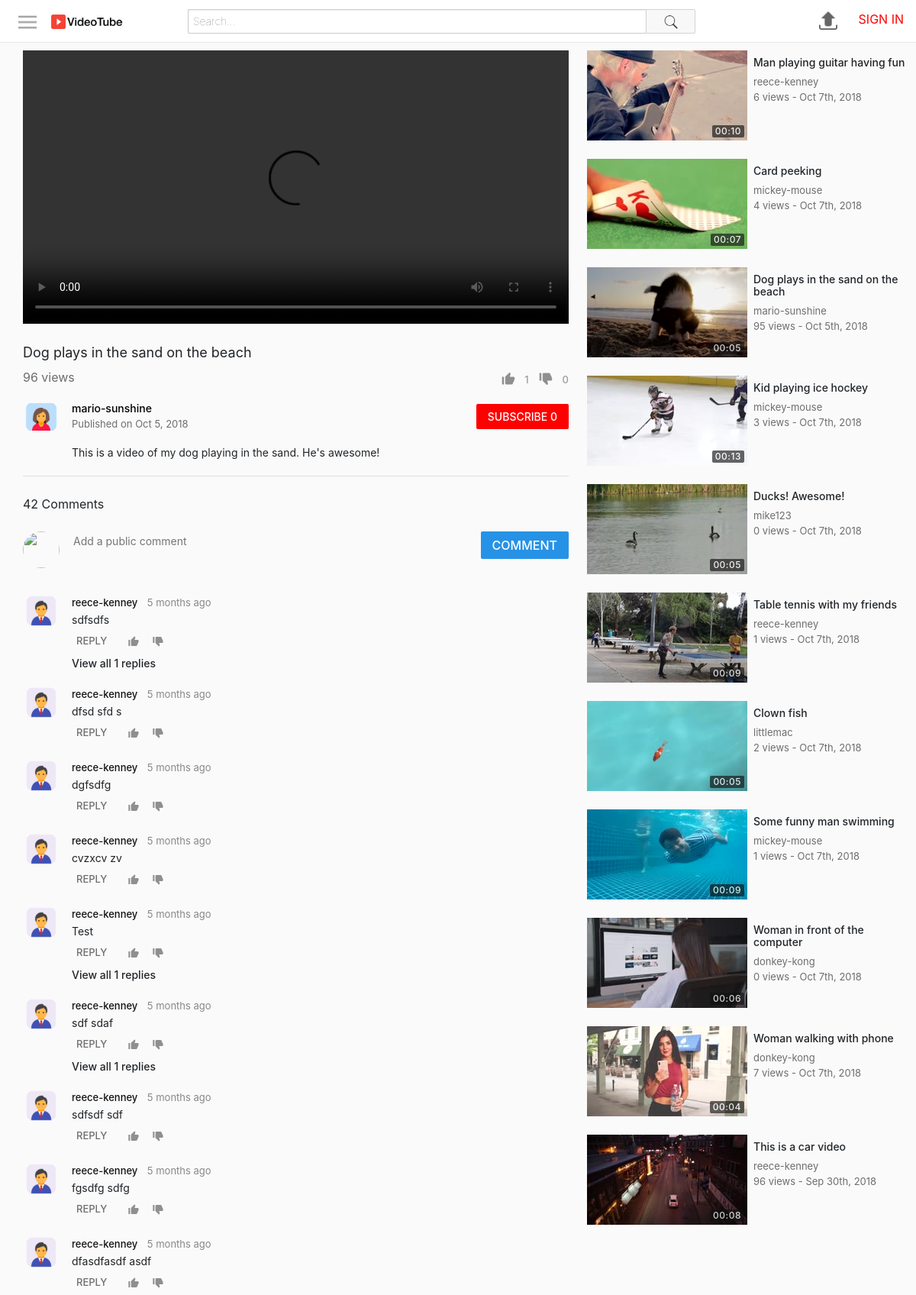
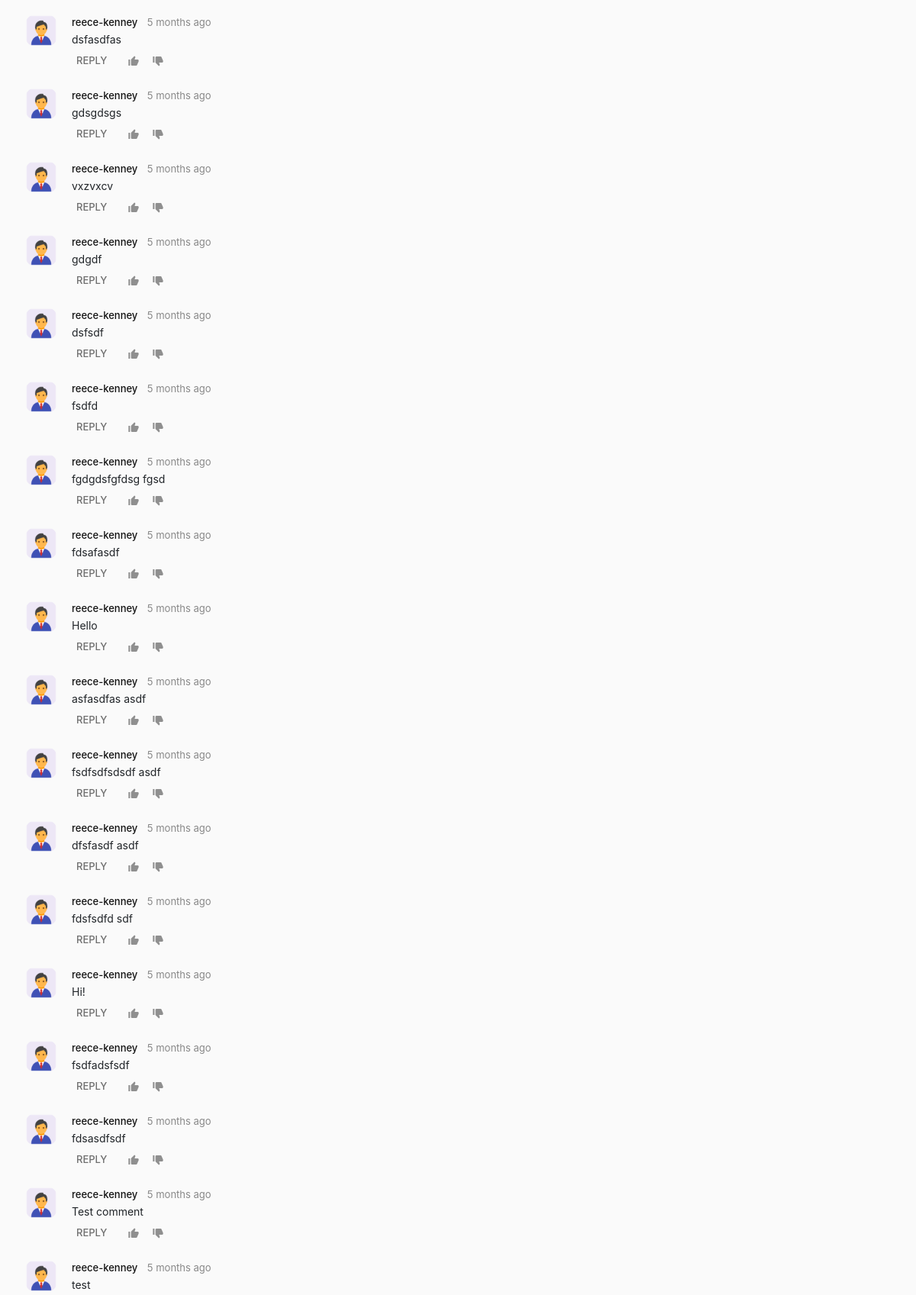
Screenshot of /watch.php?id=155 (upper part) with the database file from the repository (2 pictures, top to bottom).
### tables this page shows
CREATE TABLE `videos` (
  `id` int(11) NOT NULL,
  `uploadedBy` varchar(50) NOT NULL,
  `title` varchar(70) NOT NULL,
  `description` varchar(1000) NOT NULL,
  `privacy` int(11) NOT NULL,
  `filePath` varchar(250) NOT NULL,
  `category` int(11) NOT NULL,
  `uploadDate` datetime NOT NULL DEFAULT CURRENT_TIMESTAMP,
  `views` int(11) NOT NULL,
  `duration` varchar(10) NOT NULL
);

CREATE TABLE `users` (
  `id` int(11) NOT NULL,
  `firstName` varchar(25) NOT NULL,
  `lastName` varchar(25) NOT NULL,
  `username` varchar(25) NOT NULL,
  `email` varchar(100) NOT NULL,
  `password` varchar(255) NOT NULL,
  `signUpDate` datetime NOT NULL DEFAULT CURRENT_TIMESTAMP,
  `profilePic` varchar(255) NOT NULL
);

CREATE TABLE `comments` (
  `id` int(11) NOT NULL,
  `postedBy` varchar(50) NOT NULL,
  `videoId` int(11) NOT NULL,
  `responseTo` int(11) NOT NULL,
  `body` text NOT NULL,
  `datePosted` datetime NOT NULL DEFAULT CURRENT_TIMESTAMP
);

CREATE TABLE `thumbnails` (
  `id` int(11) NOT NULL,
  `videoId` int(11) NOT NULL,
  `filePath` varchar(250) NOT NULL,
  `selected` int(11) NOT NULL
);

### assets/includes/classes/ButtonProvider.php (the view, shortened to what the rows shown need)
<?php
class ButtonProvider {
    public static $signInFunction = "notSignedIn()";
    public static function createLink($link) {
        return User::isLoggedIn() ? $link : ButtonProvider::$signInFunction;
    }
    public static function createButton($text, $imageSrc, $action, $class) {
        $image = ($imageSrc == null) ? "" : "<img src='$imageSrc'>";
        $action  = ButtonProvider::createLink($action);
        return "<button class='$class' onclick='$action'>
                    $image
                    <span class='text'>$text</span>
                </button>";
    }
    public static function createUserProfileButton($con, $username) {
        $userObj = new User($con, $username);
        $profilePic = $userObj->getProfilePic();
        $link = "profile.php?username=$username";
        return "<a href='$link'>
                    <img src='$profilePic' class='profilePicture'>
                </a>";
    }
    public static function createSubscriberButton($con, $userToObj, $userLoggedInObj) {
        $userTo = $userToObj->getUsername();
        $userLoggedIn = $userLoggedInObj->getUsername();
        $isSubscribedTo = $userLoggedInObj->isSubscribedTo($userTo);
        $buttonText = $isSubscribedTo ? "SUBSCRIBED" : "SUBSCRIBE";
        $buttonText .= " " . $userToObj->getSubscriberCount();
        $buttonClass = $isSubscribedTo ? "unsubscribe button" : "subscribe button";
        $action = "subscribe(\"$userTo\", \"$userLoggedIn\", this)";
        $button = ButtonProvider::createButton($buttonText, null, $action, $buttonClass);
        return "<div class='subscribeButtonContainer'>
                    $button
                </div>";
    }
}
?>

### assets/includes/classes/VideoInfoSection.php
<?php
require_once("includes/classes/VideoInfoControls.php");
class VideoInfoSection {
    private $con, $video, $userLoggedInObj;
    public function __construct($con, $video, $userLoggedInObj) {
        $this->con = $con;
        $this->video = $video;
        $this->userLoggedInObj = $userLoggedInObj;
    }
    public function create() {
        return $this->createPrimaryInfo() . $this->createSecondaryInfo();
    }
    private function createPrimaryInfo() {
        $title = $this->video->getTitle();
        $views = $this->video->getViews();
        $videoInfoControls = new VideoInfoControls($this->video, $this->userLoggedInObj);
        $controls = $videoInfoControls->create();
        return "<div class='videoInfo'>
                    <h1>$title</h1>
                    <div class='bottomSection'>
                        <span class='viewCount'>$views views</span>
                        $controls
                    </div>
                </div>";
    }
    private function createSecondaryInfo() {
        $description = $this->video->getDescription();
        $uploadDate = $this->video->getUploadDate();
        $uploadedBy = $this->video->getUploadedBy();
        $profileButton = ButtonProvider::createUserProfileButton($this->con, $uploadedBy);
        if($uploadedBy == $this->userLoggedInObj->getUsername()) {
            $actionButton = ButtonProvider::createEditVideoButton($this->video->getId());
        }
        else {
            $userToObject = new User($this->con, $uploadedBy);
            $actionButton = ButtonProvider::createSubscriberButton($this->con, $userToObject, $this->userLoggedInObj);
        }
        return "<div class='secondaryInfo'>
                    <div class='topRow'>
                        $profileButton
                        <div class='uploadInfo'>
                            <span class='owner'>
                                <a href='profile.php?username=$uploadedBy'>
                                    $uploadedBy
                                </a>
                            </span>
                            <span class='date'>Published on $uploadDate</span>
                        </div>
                        $actionButton
                    </div>
                    <div class='descriptionContainer'>
                        $description
                    </div>
                </div>";
    }
}
?>

### assets/includes/classes/CommentSection.php
<?php
class CommentSection {
    private $con, $video, $userLoggedInObj;
    public function __construct($con, $video, $userLoggedInObj) {
        $this->con = $con;
        $this->video = $video;
        $this->userLoggedInObj = $userLoggedInObj;
    }
    public function create() {
        return $this->createCommentSection();
    }
    private function createCommentSection() {
        $numComments = $this->video->getNumberOfComments();
        $postedBy = $this->userLoggedInObj->getUsername();
        $videoId = $this->video->getId();
        $profileButton = ButtonProvider::createUserProfileButton($this->con, $postedBy);
        $commentAction = "postComment(this, \"$postedBy\", $videoId, null, \"comments\")";
        $commentButton = ButtonProvider::createButton("COMMENT", null, $commentAction, "postComment");
        $comments = $this->video->getComments();
        $commentItems = "";
        foreach($comments as $comment) {
            $commentItems .= $comment->create();
        }
        return "<div class='commentSection'>
                    <div class='header'>
                        <span class='commentCount'>$numComments Comments</span>
                        <div class='commentForm'>
                            $profileButton
                            <textarea class='commentBodyClass' placeholder='Add a public comment'></textarea>
                            $commentButton
                        </div>
                    </div>
                    <div class='comments'>
                        $commentItems
                    </div>
                </div>";
    }
}
?>

### assets/includes/classes/Comment.php (shortened to what the rows shown need)
<?php
require_once("ButtonProvider.php");
require_once("CommentControls.php");
class Comment {
    private $con, $sqlData, $userLoggedInObj, $videoId;
    public function __construct($con, $input, $userLoggedInObj, $videoId) {
        $this->sqlData = $input;
        $this->con = $con;
        $this->userLoggedInObj = $userLoggedInObj;
        $this->videoId = $videoId;
    }
    public function create() {
        $id = $this->sqlData["id"];
        $videoId = $this->getVideoId();
        $body = $this->sqlData["body"];
        $postedBy = $this->sqlData["postedBy"];
        $profileButton = ButtonProvider::createUserProfileButton($this->con, $postedBy);
        $timespan = $this->time_elapsed_string($this->sqlData["datePosted"]);
        $commentControlsObj = new CommentControls($this->con, $this, $this->userLoggedInObj);
        $commentControls = $commentControlsObj->create();
        $numResponses = $this->getNumberOfReplies();
        if($numResponses > 0) {
            $viewRepliesText = "<span class='repliesSection viewReplies' onclick='getReplies($id, this, $videoId)'>
                                    View all $numResponses replies</span>";
        }
        else {
            $viewRepliesText = "<div class='repliesSection'></div>";
        }
        return "<div class='itemContainer'>
                    <div class='comment'>
                        $profileButton
                        <div class='mainContainer'>
                            <div class='commentHeader'>
                                <a href='profile.php?username=$postedBy'>
                                    <span class='username'>$postedBy</span>
                                </a>
                                <span class='timestamp'>$timespan</span>
                            </div>
                            <div class='body'>
                                $body
                            </div>
                        </div>
                    </div>
                    $commentControls
                    $viewRepliesText
                </div>";
    }
    public function getNumberOfReplies() {
        $query = $this->con->prepare("SELECT count(*) FROM comments WHERE responseTo=:responseTo");
        $query->bindParam(":responseTo", $id);
        $id = $this->sqlData["id"];
        $query->execute();
        return $query->fetchColumn();
    }
    function time_elapsed_string($datetime, $full = false) {
        $now = new DateTime;
        $ago = new DateTime($datetime);
        $diff = $now->diff($ago);
        $diff->w = floor($diff->d / 7);
        $diff->d -= $diff->w * 7;
        $string = array(
            'y' => 'year',
            'm' => 'month',
            'w' => 'week',
            'd' => 'day',
            'h' => 'hour',
            'i' => 'minute',
            's' => 'second',
        );
        foreach ($string as $k => &$v) {
            if ($diff->$k) {
                $v = $diff->$k . ' ' . $v . ($diff->$k > 1 ? 's' : '');
            } else {
                unset($string[$k]);
            }
        }
        if (!$full) $string = array_slice($string, 0, 1);
        return $string ? implode(', ', $string) . ' ago' : 'just now';
    }
    public function getId() {
        return $this->sqlData["id"];
    }
    public function getVideoId() {
        return $this->videoId;
    }
    public function wasLikedBy() {
        $query = $this->con->prepare("SELECT * FROM likes WHERE username=:username AND commentId=:commentId");
        $query->bindParam(":username", $username);
        $query->bindParam(":commentId", $id);
        $query->execute();
        return $query->rowCount() > 0;
    }
    public function wasDislikedBy() {
        $query = $this->con->prepare("SELECT * FROM dislikes WHERE username=:username AND commentId=:commentId");
        $query->bindParam(":username", $username);
        $query->bindParam(":commentId", $id);
        $id = $this->getId();
        $query->execute();
        return $query->rowCount() > 0;
    }
    public function getLikes() {
        $query = $this->con->prepare("SELECT count(*) as 'count' FROM likes WHERE commentId=:commentId");
        $query->bindParam(":commentId", $commentId);
        $commentId = $this->getId();
        $query->execute();
        $data = $query->fetch(PDO::FETCH_ASSOC);
        $numLikes = $data["count"];
        $query = $this->con->prepare("SELECT count(*) as 'count' FROM dislikes WHERE commentId=:commentId");
        $query->bindParam(":commentId", $commentId);
        $query->execute();
        $data = $query->fetch(PDO::FETCH_ASSOC);
        $numDislikes = $data["count"];
        return $numLikes - $numDislikes;
    }
}
?>

### assets/includes/classes/VideoGrid.php (shortened to what the rows shown need)
<?php
class VideoGrid {
    private $con, $userLoggedInObj;
    private $largeMode = false;
    private $gridClass = "videoGrid";
    public function __construct($con, $userLoggedInObj) {
        $this->con = $con;
        $this->userLoggedInObj = $userLoggedInObj;
    }
    public function create($videos, $title, $showFilter) {
        if($videos == null) {
            $gridItems = $this->generateItems();
        }
        else {
            $gridItems = $this->generateItemsFromVideos($videos);
        }
        $header = "";
        return "$header
                <div class='$this->gridClass'>
                    $gridItems
                </div>";
    }
    public function generateItems() {
        $query = $this->con->prepare("SELECT * FROM videos ORDER BY RAND() LIMIT 15");
        $query->execute();
        $elementsHtml = "";
        while($row = $query->fetch(PDO::FETCH_ASSOC)) {
            $video = new Video($this->con, $row, $this->userLoggedInObj);
            $item = new VideoGridItem($video, $this->largeMode);
            $elementsHtml .= $item->create();
        }
        return $elementsHtml;
    }
}
?>

### assets/includes/classes/VideoGridItem.php
<?php
class VideoGridItem {
    private $video, $largeMode;
    public function __construct($video, $largeMode) {
        $this->video = $video;
        $this->largeMode = $largeMode;
    }
    public function create() {
        $thumbnail = $this->createThumbnail();
        $details = $this->createDetails();
        $url = "watch.php?id=" . $this->video->getId();
        return "<a href='$url'>
                    <div class='videoGridItem'>
                        $thumbnail
                        $details
                    </div>
                </a>";
    }
    private function createThumbnail() {
        $thumbnail = $this->video->getThumbnail();
        $duration = $this->video->getDuration();
        return "<div class='thumbnail'>
                    <img src='$thumbnail'>
                    <div class='duration'>
                        <span>$duration</span>
                    </div>
                </div>";
    }
    private function createDetails() {
        $title = $this->video->getTitle();
        $username = $this->video->getUploadedBy();
        $views = $this->video->getViews();
        $description = $this->createDescription();
        $timestamp = $this->video->getTimeStamp();
        return "<div class='details'>
                    <h3 class='title'>$title</h3>
                    <span class='username'>$username</span>
                    <div class='stats'>
                        <span class='viewCount'>$views views - </span>
                        <span class='timeStamp'>$timestamp</span>
                    </div>
                    $description
                </div>";
    }
    private function createDescription() {
        if(!$this->largeMode) {
            return "";
        }
        else {
            $description = $this->video->getDescription();
            $description = (strlen($description) > 350) ? substr($description, 0, 347) . "..." : $description;
            return "<span class='description'>$description</span>";
        }
    }
}
?>

### rows the page displays
videos: title "Dog plays in the sand on the beach", uploadedBy "mario-sunshine", uploadDate "Oct 5, 2018", description "This is a video of my dog playing in the sand. He's awesome!", thumbnails.filePath (picture), duration "00:05", views "95", uploadDate "Oct 5th, 2018"
users: profilePic (placeholder picture)
users: profilePic (placeholder picture)
comments: datePosted "5 months ago", body "sdfsdfs"
comments: datePosted "5 months ago", body "dfsd sfd s"
comments: datePosted "5 months ago", body "dgfsdfg"
comments: datePosted "5 months ago", body "cvzxcv zv"
comments: datePosted "5 months ago", body "Test"
comments: datePosted "5 months ago", body "sdf sdaf"
comments: datePosted "5 months ago", body "sdfsdf sdf"
comments: datePosted "5 months ago", body "fgsdfg sdfg"
comments: datePosted "5 months ago", body "dfasdfasdf asdf"
comments: datePosted "5 months ago", body "dsfasdfas"
comments: datePosted "5 months ago", body "gdsgdsgs"
comments: datePosted "5 months ago", body "vxzvxcv"
comments: datePosted "5 months ago", body "gdgdf"
comments: datePosted "5 months ago", body "dsfsdf"
comments: datePosted "5 months ago", body "fsdfd"
comments: datePosted "5 months ago", body "fgdgdsfgfdsg fgsd"
comments: datePosted "5 months ago", body "fdsafasdf"
comments: datePosted "5 months ago", body "Hello"
comments: datePosted "5 months ago", body "asfasdfas asdf"
comments: datePosted "5 months ago", body "fsdfsdfsdsdf asdf"
comments: datePosted "5 months ago", body "dfsfasdf asdf"
comments: datePosted "5 months ago", body "fdsfsdfd sdf"
comments: datePosted "5 months ago", body "Hi!"
comments: datePosted "5 months ago", body "fsdfadsfsdf"
comments: datePosted "5 months ago", body "fdsasdfsdf"
comments: datePosted "5 months ago", body "Test comment"
comments: datePosted "5 months ago", body "test"
videos: thumbnails.filePath (picture), duration "00:10", title "Man playing guitar having fun", uploadedBy "reece-kenney", views "6", uploadDate "Oct 7th, 2018"
videos: thumbnails.filePath (picture), duration "00:07", title "Card peeking", uploadedBy "mickey-mouse", views "4", uploadDate "Oct 7th, 2018"
videos: thumbnails.filePath (picture), duration "00:13", title "Kid playing ice hockey", uploadedBy "mickey-mouse", views "3", uploadDate "Oct 7th, 2018"
videos: thumbnails.filePath (picture), duration "00:05", title "Ducks! Awesome!", uploadedBy "mike123", views "0", uploadDate "Oct 7th, 2018"
videos: thumbnails.filePath (picture), duration "00:09", title "Table tennis with my friends", uploadedBy "reece-kenney", views "1", uploadDate "Oct 7th, 2018"
videos: thumbnails.filePath (picture), duration "00:05", title "Clown fish", uploadedBy "littlemac", views "2", uploadDate "Oct 7th, 2018"
videos: thumbnails.filePath (picture), duration "00:09", title "Some funny man swimming", uploadedBy "mickey-mouse", views "1", uploadDate "Oct 7th, 2018"
videos: thumbnails.filePath (picture), duration "00:06", title "Woman in front of the computer", uploadedBy "donkey-kong", views "0", uploadDate "Oct 7th, 2018"
videos: thumbnails.filePath (picture), duration "00:04", title "Woman walking with phone", uploadedBy "donkey-kong", views "7", uploadDate "Oct 7th, 2018"
videos: thumbnails.filePath (picture), duration "00:08", title "This is a car video", uploadedBy "reece-kenney", views "96", uploadDate "Sep 30th, 2018"

### other values shown
$views "96"
$text "1 0 SUBSCRIBE 0 COMMENT"
$numComments "42"
$text "REPLY"
$numResponses "1"
